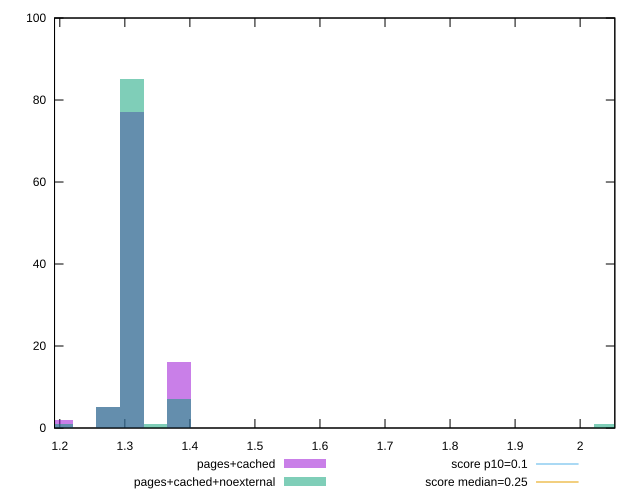

Reproduce this figure in gnuplot.
reset

$pagesCached <<EOF
1.3108373434506926 77
1.2744251950215069 5
1.3836616403090645 16
1.201600898163135 2
EOF

$pagesCachedNoexternal <<EOF
1.3108373434506926 85
2.039080312034411 1
1.2744251950215069 5
1.3836616403090645 7
1.3472494918798785 1
1.201600898163135 1
EOF

set key outside below
set boxwidth 0.03641214842918591
set xrange [1.1918958960639103:2.0533377278645832]
set yrange [0:100]
set trange [0:100]
set style fill transparent solid 0.5 noborder

set parametric
set terminal svg size 640, 500 enhanced background rgb 'white'
set output "reprap/cumulative-layout-shift/comparison/histogram/1_vs_2.svg"

plot $pagesCached title "pages+cached" with boxes, \
     $pagesCachedNoexternal title "pages+cached+noexternal" with boxes, \
     0.1,t title "score p10=0.1", \
     0.25,t title "score median=0.25"

reset
